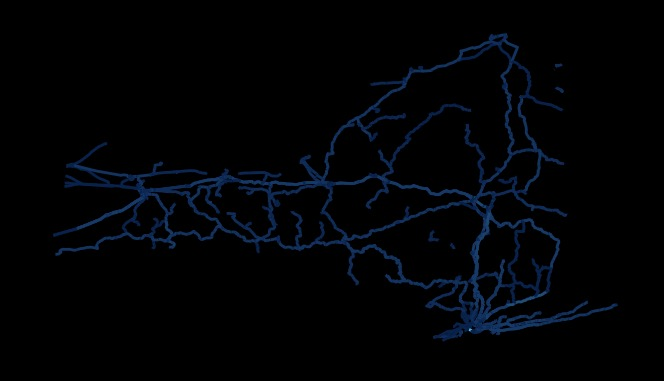

Recreate this plot in R.
library(ggplot2)
library(sf)
library(tidyverse)
require(rgdal)

theme_black = function(base_size = 12, base_family = "") {
  
  theme_grey(base_size = base_size, base_family = base_family) %+replace%
    
    theme(
      # Specify axis options
      axis.line = element_blank(),  
      axis.text.x = element_text(size = base_size*0.8, color = "white", lineheight = 0.9),  
      axis.text.y = element_text(size = base_size*0.8, color = "white", lineheight = 0.9),  
      axis.ticks = element_line(color = "white", size  =  0.2),  
      axis.title.x = element_text(size = base_size, color = "white", margin = margin(0, 10, 0, 0)),  
      axis.title.y = element_text(size = base_size, color = "white", angle = 90, margin = margin(0, 10, 0, 0)),  
      axis.ticks.length = unit(0.3, "lines"),   
      # Specify legend options
      legend.background = element_rect(color = NA, fill = "black"),  
      legend.key = element_rect(color = "white",  fill = "black"),  
      legend.key.size = unit(1.2, "lines"),  
      legend.key.height = NULL,  
      legend.key.width = NULL,      
      legend.text = element_text(size = base_size*0.8, color = "white"),  
      legend.title = element_text(size = base_size*0.8, face = "bold", hjust = 0, color = "white"),  
      legend.position = "right",  
      legend.text.align = NULL,  
      legend.title.align = NULL,  
      legend.direction = "vertical",  
      legend.box = NULL, 
      # Specify panel options
      panel.background = element_rect(fill = "black", color  =  NA),  
      panel.border = element_rect(fill = NA, color = "white"),  
      panel.grid.major = element_line(color = "grey35"),  
      panel.grid.minor = element_line(color = "grey20"),  
      panel.margin = unit(0.5, "lines"),   
      # Specify facetting options
      strip.background = element_rect(fill = "grey30", color = "grey10"),  
      strip.text.x = element_text(size = base_size*0.8, color = "white"),  
      strip.text.y = element_text(size = base_size*0.8, color = "white",angle = -90),  
      # Specify plot options
      plot.background = element_rect(color = "black", fill = "black"),  
      plot.title = element_text(size = base_size*1.2, color = "white"),  
      plot.margin = unit(rep(1, 4), "lines")
      
    )
  
}

shp <- readOGR(dsn = ".", layer = 'Railroad', stringsAsFactors = F)
head(shp@data)
shp@data$id <- rownames(shp@data)
shp.df     <- fortify(shp)
shp.df     <- merge(shp.df,shp@data, by="id")
shp.df$WEIGHT_LIM <- as.numeric(shp.df$WEIGHT_LIM)

# Now the shapefile can be plotted as either a geom_path or a geom_polygon.
# Paths handle clipping better. Polygons can be filled.
# You need the aesthetics long, lat, and group.
map <- ggplot() +
  geom_path(data = shp.df, 
            aes(x = long, y = lat, group = group,color = CLASS),
            size = 1) +
  scale_colour_continuous(low = '#072F5F', high = '#58CCED') +
  theme_black() + theme(legend.position = "none",
                        axis.title.x = element_blank(),
                        axis.title.y = element_blank(),
                        axis.ticks = element_blank(),
                        panel.grid.major = element_blank(), 
                        panel.grid.minor = element_blank(),
                        panel.border = element_blank(),
                        axis.text.x=element_blank(),
                        axis.text.y=element_blank())
map
?scale_color_continuous
